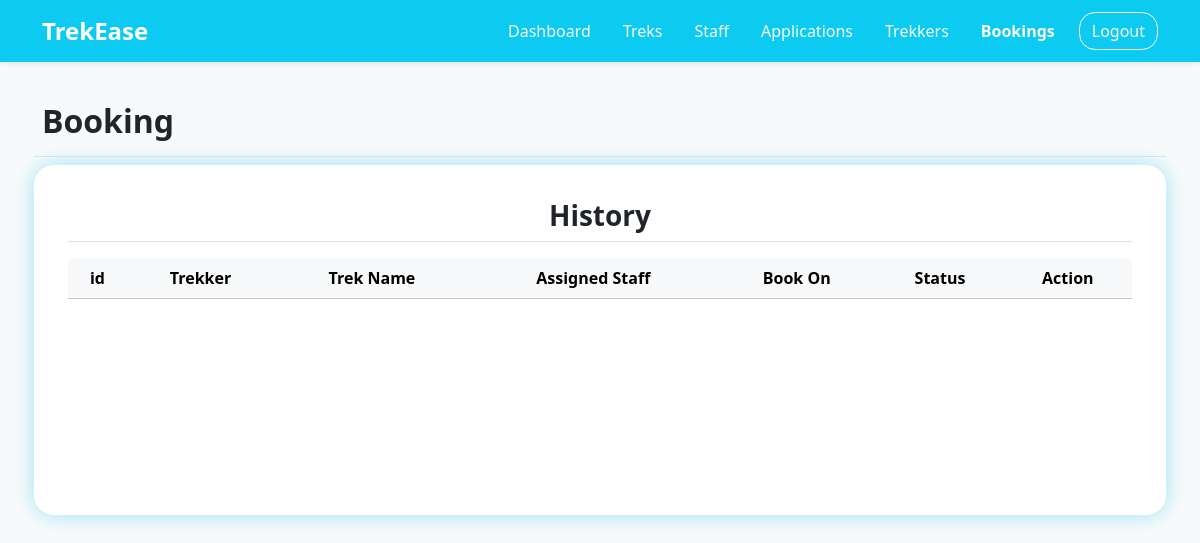
The page /bookings on the database as committed earlier.
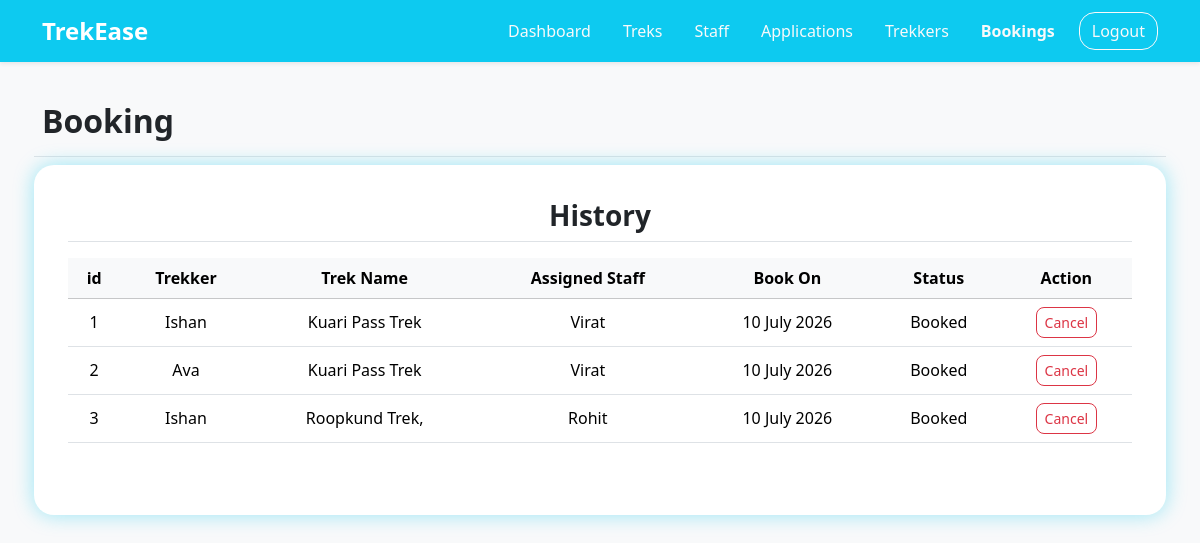
The same page on the database as committed later.
### application/models.py (models this page shows)
class Booking(db.Model):
    __tablename__ = "booking"
    id = db.Column(db.Integer, primary_key=True)
    trek_id = db.Column(db.Integer, db.ForeignKey("trek.id"))
    user_id = db.Column(db.Integer, db.ForeignKey("user.id"))
    status = db.Column(db.String(), default="Booked")
    booking_date = db.Column(db.Date, default=date.today)

class User(db.Model):
    __tablename__ = "user"
    id = db.Column(db.Integer(), primary_key=True)
    username = db.Column(db.String(30), unique=True, nullable=False)
    name = db.Column(db.String(30), nullable=False)
    email = db.Column(db.String(80), unique=True, nullable=False)
    password = db.Column(db.String, nullable=False)
    phone_no = db.Column(db.String(10), unique=True)
    status = db.Column(db.String, default="Active")
    role = db.Column(db.String, default="user", nullable=True)
    created_at = db.Column(db.Date, default=date.today)
    bookings = db.relationship("Booking", backref="user")
    assigned_trek = db.relationship("Trek", backref="staff")

class Trek(db.Model):
    __tablename__ = "trek"
    id = db.Column(db.Integer(), primary_key=True)
    trek_name = db.Column(db.String(30), unique=True, nullable=False)
    location = db.Column(db.String(), nullable=False)
    difficulty = db.Column(db.String(), nullable=False)
    duration = db.Column(db.Integer(), nullable=False)
    available_slots = db.Column(db.Integer(), nullable=False)
    staff_id = db.Column(db.Integer(), db.ForeignKey("user.id"))
    status = db.Column(db.String(), default="Open", nullable=False)
    start_date = db.Column(db.Date, nullable=False)
    end_date = db.Column(db.Date, nullable=False)
    description = db.Column(db.Text)
    image = db.Column(db.String(), nullable=False)
    created_at = db.Column(db.Date, default=date.today, nullable=False)
    bookings = db.relationship("Booking", backref="trek")

### application/controllers.py (the view)
@app.route("/bookings")
def bookings():
    user = User.query.filter_by(role='user').all()
    staff = User.query.filter_by(role='staff').all()
    bookings = Booking.query.all()
    return render_template("/admin/bookings.html", bookings=bookings, user=user, staff=staff)

### templates/admin/bookings.html (shortened to what the changed rows need)
<!DOCTYPE html>
<html lang="en">
<head>
    <link href="https://cdn.jsdelivr.net/npm/bootstrap@5.3.2/dist/css/bootstrap.min.css" rel="stylesheet">
    <link rel="stylesheet" href="/static/style.css">
</head>
<body class="d-flex flex-column min-vh-100 bg-light">
    <div class="container text-center">
        <div class="text-center mt-4">
            <div class="row my-4 g-3">
                <div class="mb-2 d-flex justify-content-between align-items-center w-100 border-bottom pb-2">
                    <h2 class="fw-semibold">Booking</h2>
                </div>
                <div class="admin-tables mb-4">
                    <table class="table table-hover align-middle mb-0">
                        <thead class="text-center table-light sticky-top">
                            <tr>
                                <th scope="col">id</th>
                                <th scope="col">Trekker </th>
                                <th scope="col">Trek Name</th>
                                <th scope="col">Assigned Staff</th>
                                <th scope="col">Book On</th>
                                <th scope="col">Status</th>
                                <th scope="col">Action</th>
                            </tr>
                        </thead>
                        <tbody class="text-center">
                            {% for book in bookings %}
                            <tr>
                                <td>{{book.id}}</td>
                                <td>{{book.user.name}}</td>
                                <td>{{book.trek.trek_name}}</td>
                                <td>{{book.trek.staff.name if (book.trek and book.trek.staff) else 'Unassigned'}}</td>
                                <td>{{book.booking_date.strftime("%d %B %Y")}}</td>
                                <td>
                                    {% if book.trek.status == 'Completed' %}
                                        {{book.trek.status}}
                                    {% else %}
                                        {{book.status}}
                                    {% endif %}
                                </td>
                                <td>
                                    {% if book.status == 'Booked' and book.trek.status != "Completed" %}
                                    <a href="/admin_update/booking/cancel/{{book.id}}"
                                        class="btn btn-outline-danger btn-sm rounded-3">Cancel</a>
                                    {% else %}
                                    <a href="/admin_update/booking/cancel/{{book.id}}"
                                        class="btn btn-outline-danger btn-sm rounded-3 disabled">Cancel</a>
                                    {% endif %}
                                </td>
                            </tr>
                            {% endfor %}
                        </tbody>
                    </table>
                </div>
            </div>
        </div>
    </div>
</body>
</html>

Rows that differ between the two databases and show on the page:
added Booking: id "1", user.name "Ishan", trek.trek_name "Kuari Pass Trek", trek.staff "Virat", booking_date "10 July 2026", status "Booked"
added Booking: id "2", user.name "Ava", trek.trek_name "Kuari Pass Trek", trek.staff "Virat", booking_date "10 July 2026", status "Booked"
added Booking: id "3", user.name "Ishan", trek.trek_name "Roopkund Trek,", trek.staff "Rohit", booking_date "10 July 2026", status "Booked"
